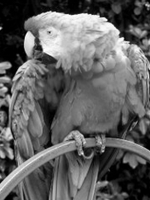
#> input picture assign_2/Grayscale_8bits_palette_sample_image.png, 150 x 200 px, found by its file name
$ python assign_3.py
#> lines starting #> are read from the running program, lines starting #| are printed output that depends on the picture
import numpy as np
import cv2
import matplotlib.pyplot as plt
from matplotlib.colors import LogNorm

def create_notch_filter(shape, d0, u0, v0):
    """
    Create a notch reject filter with center at (u0, v0)

    Parameters:
    - shape: Shape of the frequency domain image (height, width)
    - d0: Cutoff distance (radius of the notch)
    - u0, v0: Center of the notch filter in the frequency domain

    Returns:
    - Notch filter as a 2D array
    """
    rows, cols = shape
    x = np.arange(cols)
    y = np.arange(rows)
    x, y = np.meshgrid(x, y)

    # Calculate center-shifted coordinates
    x_shifted = x - cols // 2
    y_shifted = y - rows // 2

    # Calculate distance from notch center (u0, v0)
    d1 = np.sqrt((x_shifted - u0)**2 + (y_shifted - v0)**2)
    d2 = np.sqrt((x_shifted + u0)**2 + (y_shifted + v0)**2)

    # Create notch filter (Butterworth notch reject filter)
    n = 2  # Order of the Butterworth filter
    h = 1 / (1 + (d0**2 / (d1**2 + 1e-8))**n) * 1 / (1 + (d0**2 / (d2**2 + 1e-8))**n)

    return h

def apply_notch_filter(image_path, notch_centers, d0=10, display=True):
    """
    Apply notch filter to remove specific frequencies from an image

    Parameters:
    - image_path: Path to the input image
    - notch_centers: List of (u, v) coordinates for notch centers
    - d0: Radius of each notch
    - display: Whether to display intermediate results

    Returns:
    - Filtered image
    """
#> called with image_path = 'Grayscale_8bits_palette_sample_image.png', d0 = 10, display = True
    # Read the image
    img = cv2.imread(image_path, 0)  # Read as grayscale
#> img is the input picture: shape (200, 150); min 0, max 255, mean 97
    if img is None:
        raise ValueError(f"Could not read image at {image_path}")

    # Transform to frequency domain
    f_transform = np.fft.fft2(img)
    f_shift = np.fft.fftshift(f_transform)

    # Initialize filter as all ones
    notch_filter = np.ones_like(f_shift, dtype=np.float32)

    # Apply each notch filter
    for u0, v0 in notch_centers:
        notch = create_notch_filter(img.shape, d0, u0, v0)
        notch_filter *= notch
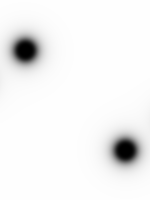
#> notch_filter: shape (200, 150) float32; min 9.98e-41, max 1, mean 0.951

    # Apply filter to the frequency domain
    filtered_f_shift = f_shift * notch_filter

    # Inverse FFT to get back to spatial domain
    f_ishift = np.fft.ifftshift(filtered_f_shift)
    img_back = np.fft.ifft2(f_ishift)
    img_filtered = np.abs(img_back)

    # Display results if requested
    if display:
        plt.figure(figsize=(15, 10))

        # Original image
        plt.subplot(2, 3, 1)
        plt.imshow(img, cmap='gray')
        plt.title('Original Image')

        # Magnitude spectrum (log scale for better visualization)
        plt.subplot(2, 3, 2)
        plt.imshow(np.log1p(np.abs(f_shift)), cmap='viridis')
        plt.title('Magnitude Spectrum (log scale)')

        # Notch filter
        plt.subplot(2, 3, 3)
        plt.imshow(notch_filter, cmap='gray')
        plt.title('Notch Filter')

        # Filtered spectrum
        plt.subplot(2, 3, 4)
        plt.imshow(np.log1p(np.abs(filtered_f_shift)), cmap='viridis')
        plt.title('Filtered Spectrum (log scale)')

        # Filtered image
        plt.subplot(2, 3, 5)
        plt.imshow(img_filtered, cmap='gray')
        plt.title('Filtered Image')

        plt.tight_layout()
        plt.show()
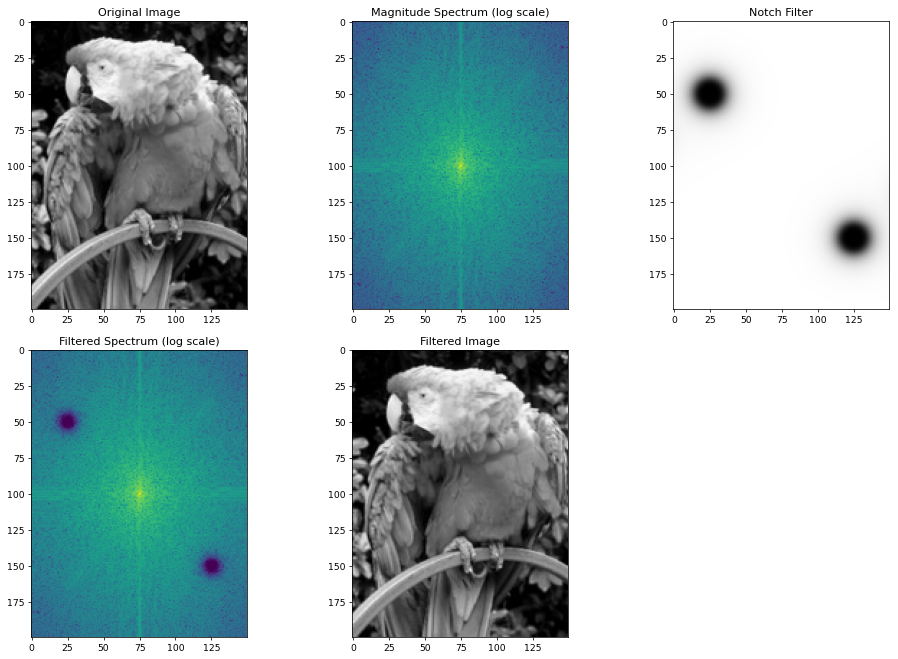
#> figure drawn by matplotlib, 5 panels

    return img_filtered

if __name__ == "__main__":
    # Path to your image
    image_path = "Grayscale_8bits_palette_sample_image.png"  # Replace with your image path

    # Define notch centers in the frequency domain
    # These are example coordinates that you should adjust based on your specific image
    # Each (u, v) defines where a notch filter should be applied
    notch_centers = [
        (50, 50),   # Example notch 1
        (-50, -50),  # Example notch 2 (symmetric to the first one)
        (100, 20),   # Example notch 3
        (-100, -20)  # Example notch 4 (symmetric to the third one)
    ]

    # Apply the notch filter
    filtered_image = apply_notch_filter(image_path, notch_centers, d0=10)

    # Save the filtered image
    cv2.imwrite("notch_filtered_image.jpg", filtered_image)
    print("Filtered image saved as 'notch_filtered_image.jpg'")
